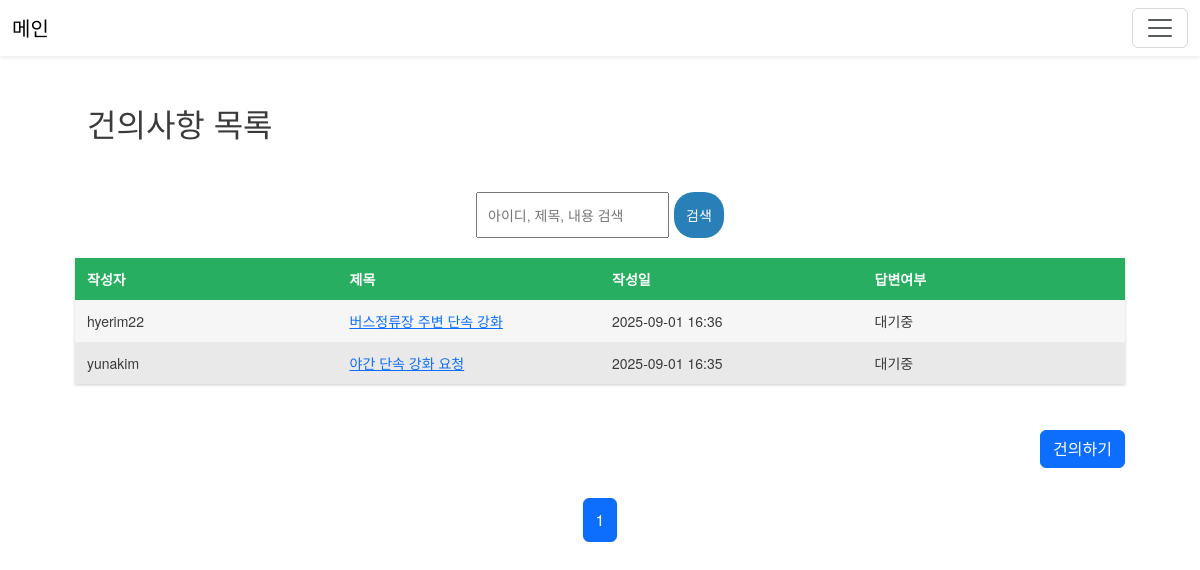
Screenshot of /accounts/suggestions/ (signed in) with the database file from the repository.
### accounts/models.py (models this page shows, shortened)
class Suggestion(models.Model):
    author = models.ForeignKey(settings.AUTH_USER_MODEL, on_delete=models.CASCADE)
    title = models.CharField(max_length=200)
    content = models.TextField()
    created_at = models.DateTimeField(auto_now_add=True)

class CustomUser(AbstractUser):
    email = models.EmailField(blank=True, null=True)
    phone = models.CharField(max_length=11)
    name = models.CharField(max_length=50)

### accounts/views.py (the view)
# urls.py: path('suggestions/', views.suggestion_list, name='suggestion_list'),
@login_required(login_url="/accounts/login/")
def suggestion_list(request):
    search = request.GET.get("search", "")
    if request.user.is_staff:
        suggestions = Suggestion.objects.select_related("reply").all().order_by("-created_at")
    else:
        suggestions = Suggestion.objects.select_related("reply").filter(author=request.user).order_by("-created_at")
    if search:
        suggestions = suggestions.filter(
            Q(title__icontains=search)  |
            Q(content__icontains=search) |
            Q(author__username__icontains=search)
        )
    paginator = Paginator(suggestions, 10)
    page_number = request.GET.get("page")
    page_obj = paginator.get_page(page_number)
    current_page = page_obj.number
    total_pages = paginator.num_pages
    start_page = max(current_page - 2, 1)
    end_page = min(current_page + 2, total_pages)
    page_range = range(start_page, end_page + 1)
    return render(request, "accounts/suggestion_list.html", {
        "suggestions": page_obj,  # 목록
        "page_obj": page_obj,  # 기본 page_obj
        "page_range": page_range,  # 우리가 커스텀한 범위
        "search": search,
    })

### second/templates/accounts/suggestion_list.html (shortened to what this page needs)
{% extends 'base.html' %}
{% load static %}
{% block extra_css %}
<link rel="stylesheet" href="{% static 'css/admin_page.css' %}">
{% endblock %}
{% block content %}
<div class="as">
    <div class="container mt-5">
        <h2>건의사항 목록</h2>
    </div>
    <div class="search-wrapper">
        <form method="get" class="search-form">
            <input name="search" type="text" value="{{ search }}" placeholder="아이디, 제목, 내용 검색">
            <button class="btn11" type="submit">검색</button>
        </form>
    </div>
    <div id="table">
        <div class="row header green">
            <div class="cell">
                작성자
            </div>
            <div class="cell">
                제목
            </div>
            <div class="cell">
                작성일
            </div>
            <div class="cell">
                답변여부
            </div>
        </div>
        {% for suggestion in suggestions %}
        <div class="row">
            <div class="cell">{{ suggestion.author.username }}</div>
            <div class="cell">
                <a class="new-su" href="{% url 'suggestion_detail' suggestion.id %}">
                    {{ suggestion.title }}
                </a>
            </div>
            <div class="cell">{{ suggestion.created_at|date:"Y-m-d H:i" }}</div>
            <div class="cell">{% if suggestion.reply %} 답변완료 {% else %} 대기중 {% endif %}</div>
        </div>
        {% empty %}
        <div>
            등록된 건의사항이 없습니다.
        </div>
        {% endfor %}
    </div>
    <br>
    <div class="text-end mt-3">
        <a href="{% url 'suggestion_create' %}" class="btn btn-primary">건의하기</a>
    </div>
    <br>
    <nav aria-label="Page navigation">
        <ul class="pagination justify-content-center">
            {% for num in page_range %}
            {% if page_obj.number == num %}
            <li class="page-item active"><span class="page-link">{{ num }}</span></li>
            {% else %}
            <li class="page-item"><a class="page-link" href="?page={{ num }}&search={{ search }}">{{ num }}</a></li>
            {% endif %}
            {% endfor %}
        </ul>
    </nav>
</div>
{% endblock %}

### second/static/css/admin_page.css (style rules this page uses)
body { font-family: 'Helvetica Neue', Helvetica, Arial; font-size: 14px; line-height: 30px; font-weight: 400; color: #3b3b3b; -webkit-font-smoothing: antialiased; font-smoothing: antialiased; }
.as { margin: 20px auto; width: 1050px; }
#table { box-shadow: 0 1px 3px rgba(0, 0, 0, 0.2); display: table; }
.row { display: table-row; background: #f6f6f6; }
.row:nth-of-type(odd) { background: #e9e9e9; }
.row.header { font-weight: 900; color: #ffffff; background: #ea6153; }
.row.green { background: #27ae60; }
.cell { padding: 6px 12px; display: table-cell; width: 10%; text-align: left; vertical-align: middle; }
.search-wrapper { width: 100%; display: flex; justify-content: center; margin: 50px 0 20px; }
.search-form { display: flex; }
.search-form input { padding: 6px 10px; margin-right: 5px; }
.search-form button { padding: 6px 12px; }
.btn11 { border-radius: 20px; background-color: #2980b9; color: #ffffff; border: none; }

### second/templates/base.html (style rules this page uses)
input, input:focus { outline: none; box-shadow: none; }

### rows the page displays
Suggestion: author.username "hyerim22", title "버스정류장 주변 단속 강화", created_at "2025-09-01 16:36"
Suggestion: author.username "yunakim", title "야간 단속 강화 요청", created_at "2025-09-01 16:35"

### other values shown
{{ num }} "1"
